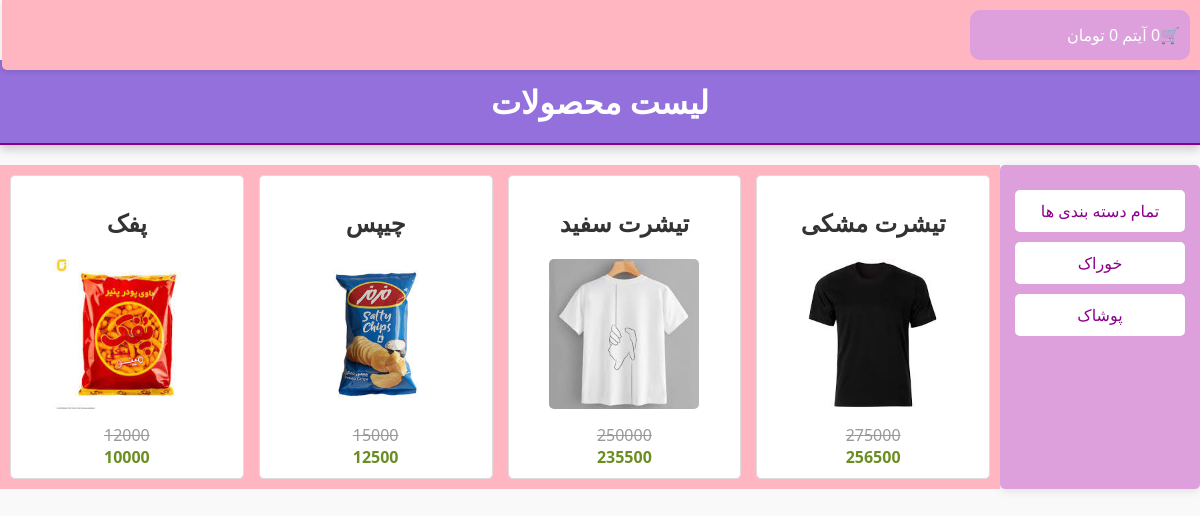
Before: /products/ with the older database file.
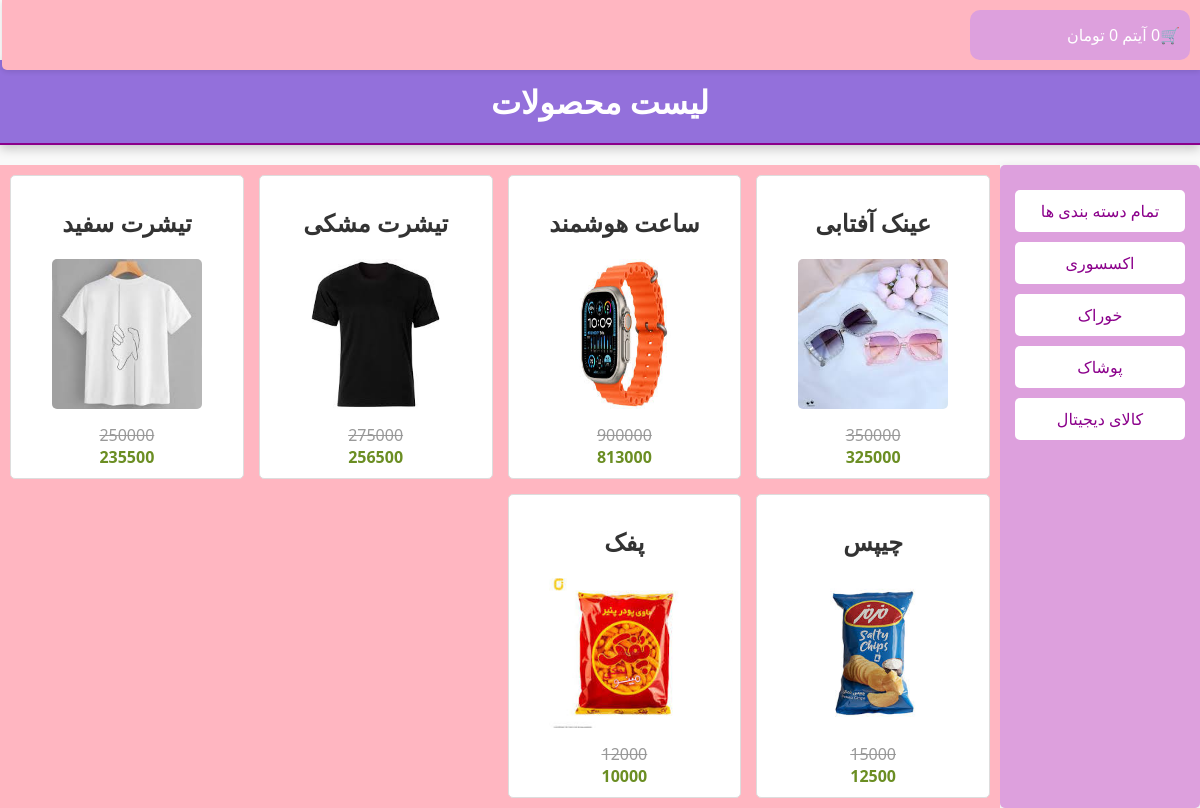
After: the same page with the newer database file.
### shop/models.py (models this page shows, shortened)
class Category(models.Model):
    name = models.CharField(max_length=250)
    slug = models.SlugField(max_length=250, unique=True)
    class Meta:
        ordering = ['name']
        indexes = [models.Index(fields=['name'])]
        verbose_name = 'دسته بندی'
        verbose_name_plural = 'دسته بندی ها'
    def get_absolute_url(self):
        return reverse('shop:product_list_by_category', args=[self.slug])

class Product(models.Model):
    category = models.ForeignKey(Category, on_delete=models.CASCADE, related_name='products', verbose_name='دسته بندی')
    name = models.CharField(max_length=250, verbose_name='نام محصول')
    slug = models.SlugField(max_length=250, unique=True, verbose_name='اسلاگ')
    description = models.TextField(verbose_name='توضیحات')
    inventory = models.PositiveIntegerField(default=0, verbose_name='موجودی')
    weight = models.PositiveIntegerField(default=0, verbose_name='وزن')
    price = models.PositiveIntegerField(default=0, verbose_name='قیمت')
    off = models.PositiveIntegerField(default=0, verbose_name='تخفیف')
    new_price = models.PositiveIntegerField(default=0, verbose_name='قیمت پس از تخفیف')
    created = models.DateTimeField(auto_now_add=True, verbose_name='زمان ایجاد')
    updated = models.DateTimeField(auto_now=True, verbose_name='تاریخ به روز رسانی')
    class Meta:
        ordering = ['-created']
        indexes = [
            models.Index(fields=['id', 'slug']),
            models.Index(fields=['name']),
            models.Index(fields=['-created']),
        ]
        verbose_name = 'محصول'
        verbose_name_plural = 'محصولات'
    def get_absolute_url(self):
        return reverse('shop:product_detail', kwargs={'id': self.id, 'slug': self.slug})

class Image(models.Model):
    product = models.ForeignKey(Product, on_delete=models.CASCADE, related_name="images", verbose_name="محصول")
    file = models.ImageField(upload_to="product_images/%Y/%m/%d")
    title = models.CharField(max_length=250, verbose_name="عنوان", null=True, blank=True)
    description = models.TextField(verbose_name="توضیحات", null=True, blank=True)
    created = models.DateTimeField(auto_now_add=True)
    class Meta:
        ordering = ['-created']
        indexes = [
            models.Index(fields=['-created'])
        ]
        verbose_name = "تصویر"
        verbose_name_plural = "تصویر ها"

### shop/views.py (the view)
# urls.py: path('products/', views.product_list, name='product_list'),
def product_list(request, category_slug=None):
    category = None
    categories = Category.objects.all()
    products = Product.objects.all()
    if category_slug:
        category = get_object_or_404(Category, slug=category_slug)
        products = products.filter(category=category)
    context = {
        'category': category,
        'categories': categories,
        'products': products,
    }
    return render(request, 'shop/product_list.html', context)

### cart/cart.py (called while the page is built)
    def get_total_price(self):
        total_price = sum(item['price'] * item['quantity'] for item in self.cart.values())
        return total_price

    def __len__(self):
        return sum(item['quantity'] for item in self.cart.values())

### cart/context_processors.py (called while the page is built)
def cart_context(request):
    return {'cart': Cart(request)}

### shop/templates/shop/product_list.html (shortened to what this page needs)
{% extends 'parent/base.html' %}
{% block content %}
<div class="header">
    {% if category %}
    <h1>لیست محصولات بر اساس دسته بندی {{category.name}}</h1>
    {% else %}
    <h1>لیست محصولات</h1>
    {% endif %}
</div>
<div class="container">
    <div class="small-div">
        <ul class="categories">
            <li class="category"><a href="{% url 'shop:product_list' %}">تمام دسته بندی ها</a></li>
            {%for ct in categories %}
            <li class="category"><a href="{{ ct.get_absolute_url }}">{{ct.name}}</a></li>
            {% endfor %}
        </ul>
    </div>
    <div class="large-div">
        {% for product in products %}
        <div class="product">
            <h2><a href="{{ product.get_absolute_url }}">{{product.name}}</a></h2>
            <a href="{{ product.get_absolute_url }}">
            <img class="pic" src="{{product.images.first.file.url}}" alt="">
                </a>
            <div class="price">
                <span class="original-price">{{product.price}}</span>
                <br>
                <span class="discount-price">{{product.new_price}}</span>
            </div>
        </div>
        {% endfor %}
    </div>
</div>
{% endblock content %}

### shop/templates/parent/base.html (shortened to what this page needs)
<!DOCTYPE html>
{% load static %}
<html lang="fa" dir="rtl">
<head>
    <link rel="stylesheet" href="{% static 'css/base.css' %}" type="text/css">
</head>
<body>
    {% include 'partials/header.html' %}
    {% block content %}{% endblock content %}
</body>
</html>

### shop/templates/partials/header.html
<div class="cart-container">
    {% with item_count=cart|length %}
        <a href="{% url 'cart:cart_detail' %}" class="cart-link">
            <div class="cart-info-container">
                <span class="cart-icon">🛒</span>
                <span class="cart-info">
                    <span class="item-count">{{ item_count }}</span>
                    آیتم
                    <span class="total-price">{{ cart.get_total_price }}</span>
                    تومان
                </span>
            </div>
        </a>
    {% endwith %}
</div>

### shop/static/css/base.css (style rules this page uses)
.header { padding: 20px; background-color: mediumpurple; color: white; text-align: center; margin-top: 60px; margin-bottom: 20px; border-bottom: 2px solid darkmagenta; box-shadow: 0 4px 10px rgba(0, 0, 0, 0.2); }
body { font-family: 'Segoe UI', Tahoma, Geneva, Verdana, sans-serif; background-color: #f9f9f9; color: #333; margin: 0; padding: 0; }
.header h1 { margin: 0; font-size: 2rem; }
.container { display: flex; margin-top: 20px; }
.small-div { width: 170px; height: auto; background-color: plum; padding: 15px; border-radius: 5px; box-shadow: 0 2px 10px rgba(0, 0, 0, 0.1); }
.categories { padding: 0; }
.category { margin: 10px 0; }
.category a { display: block; text-decoration: none; padding: 10px; background-color: #fff; color: darkmagenta; border-radius: 5px; text-align: center; transition: background-color 0.3s, color 0.3s; }
.large-div { flex-grow: 1; background-color: lightpink; padding: 10px; display: grid; grid-template-columns: repeat(auto-fill, minmax(200px, 1fr)); gap: 15px; }
.product { text-align: center; border: 1px solid #ddd; border-radius: 5px; padding: 10px; background-color: #ffffff; transition: transform 0.2s; }
.product a { text-decoration: none; color: inherit; font-weight: bold; }
.pic { width: 150px; height: 150px; border-radius: 5px; }
.price { position: relative; margin-top: 10px; }
.original-price { text-decoration: line-through; color: #999; }
.discount-price { color: olivedrab; font-weight: bold; }
ul { list-style-type: none; padding: 0; margin: 10px 0; }
li { margin-bottom: 5px; font-size: 1rem; color: #444; }
.cart-container { width: 98.2%; position: fixed; top: 0; padding: 10px; background-color: lightpink; border-bottom-left-radius: 5px; box-shadow: 0 2px 5px rgba(0, 0, 0, 0.1); }
.cart-link { text-decoration: none; color: white; display: flex; align-items: center; }
.cart-info-container { width: 200px; height: 50px; background-color: plum; border-radius: 10px; display: flex; align-items: center; padding: 0 10px; margin-left: 20px; }
.cart-icon, .cart-info { color: white; }
ul { list-style-type: none; padding: 0; }
li { margin: 5px 0; font-size: 1rem; }

Changed rows visible on the page:
added Category: name "اکسسوری"
added Category: name "کالای دیجیتال"
added Product: name "عینک آفتابی", images.first.file (picture), price "350000", new_price "325000"
added Product: name "ساعت هوشمند", images.first.file (picture), price "900000", new_price "813000"
